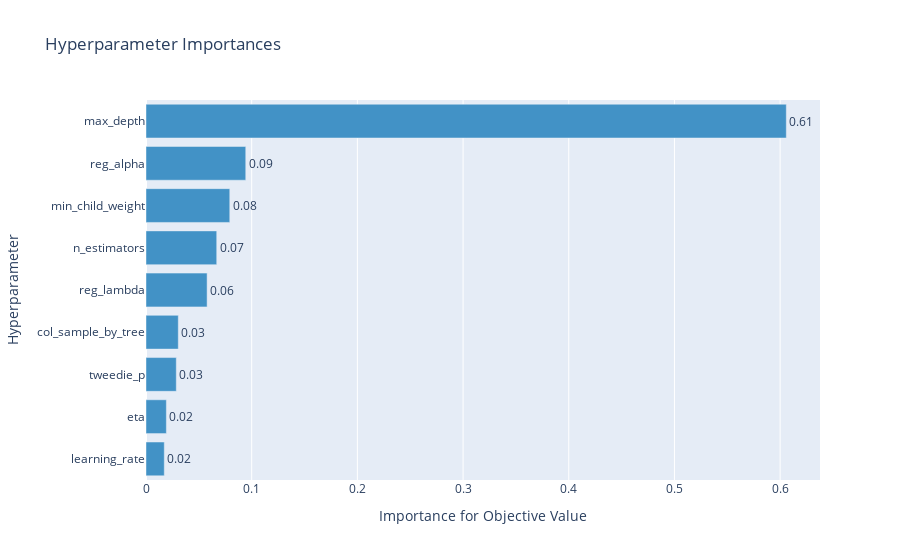

Notebook code for this chart:
### Code cell
# Visualize parameter importances.
optuna.visualization.plot_param_importances(study)

### Figure 1 — Plotly figure (JSON) as saved in the notebook; plotly's stock layout.template omitted (floating-point values rounded to 4 significant figures)
{"data": [{"cliponaxis": false, "hovertemplate": ["learning_rate (FloatDistribution): 0.01729820777453427<extra></extra>", "eta (FloatDistribution): 0.019270996701661696<extra></extra>", "tweedie_p (FloatDistribution): 0.02865875041409862<extra></extra>", "col_sample_by_tree (FloatDistribution): 0.030550967177323286<extra></extra>", "reg_lambda (FloatDistribution): 0.05781110547885006<extra></extra>", "n_estimators (IntDistribution): 0.06692623098137973<extra></extra>", "min_child_weight (FloatDistribution): 0.07925683947191653<extra></extra>", "reg_alpha (FloatDistribution): 0.0943900993457394<extra></extra>", "max_depth (IntDistribution): 0.6058368026544965<extra></extra>"], "marker": {"color": "rgb(66,146,198)"}, "orientation": "h", "text": ["0.02", "0.02", "0.03", "0.03", "0.06", "0.07", "0.08", "0.09", "0.61"], "textposition": "outside", "type": "bar", "x": [0.0173, 0.01927, 0.02866, 0.03055, 0.05781, 0.06693, 0.07926, 0.09439, 0.6058], "y": ["learning_rate", "eta", "tweedie_p", "col_sample_by_tree", "reg_lambda", "n_estimators", "min_child_weight", "reg_alpha", "max_depth"]}], "layout": {"showlegend": false, "title": {"text": "Hyperparameter Importances"}, "xaxis": {"title": {"text": "Importance for Objective Value"}}, "yaxis": {"title": {"text": "Hyperparameter"}}}}
